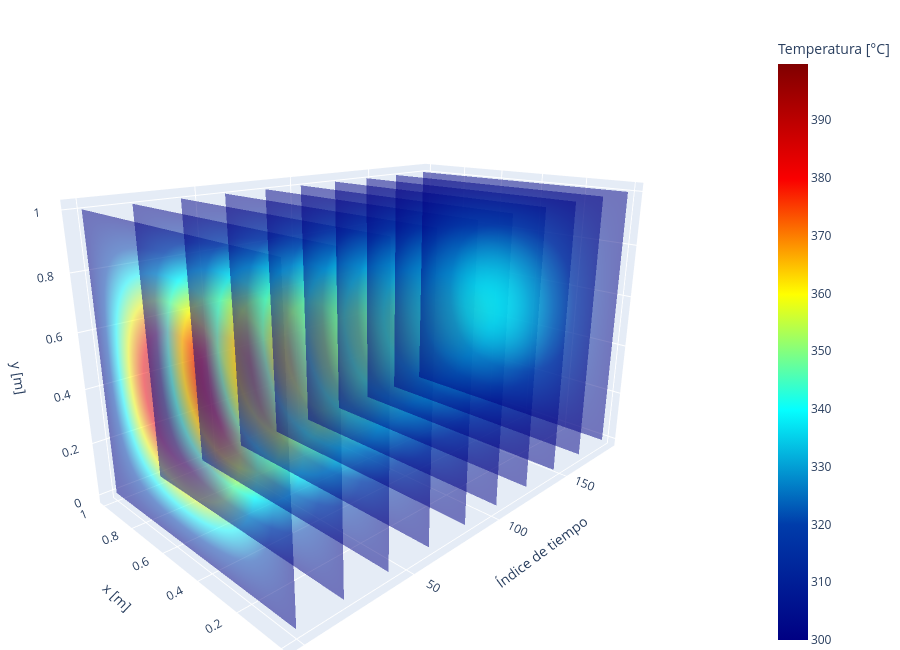

Write notebook code for a chart like this one.
### Code cell
fig = graficar_planos(
    Temperatura, Lx, Ly,
    n_planos=10,
    opacidad=0.5
)
fig.show()

### Figure 1 — Plotly figure (JSON) as saved in the notebook; plotly's stock layout.template omitted (floating-point values rounded to 4 significant figures; data arrays with more than 128 entries replaced by an {"elided": "..."} marker saying what was removed)
{"data": [{"cmax": 399.7, "cmin": 300, "colorbar": {"title": {"text": "Temperatura [°C]"}}, "colorscale": [[0, "rgb(0,0,131)"], [0.2, "rgb(0,60,170)"], [0.4, "rgb(5,255,255)"], [0.6, "rgb(255,255,0)"], [0.8, "rgb(250,0,0)"], [1, "rgb(128,0,0)"]], "hovertemplate": "Tiempo / índice = %{x:.3f}<br>x = %{y:.3f} m<br>y = %{z:.3f} m<br>T = %{surfacecolor:.2f} °C<extra>%{fullData.name}</extra>", "lighting": {"ambient": 1, "diffuse": 0, "specular": 0}, "name": "Temperatura[0]", "opacity": 0.5, "showscale": true, "surfacecolor": {"elided": "30x30 float values"}, "type": "surface", "x": {"elided": "30x30 float values"}, "y": {"elided": "30x30 float values"}, "z": {"elided": "30x30 float values"}}, {"cmax": 399.7, "cmin": 300, "colorbar": {"title": {"text": "Temperatura [°C]"}}, "colorscale": [[0, "rgb(0,0,131)"], [0.2, "rgb(0,60,170)"], [0.4, "rgb(5,255,255)"], [0.6, "rgb(255,255,0)"], [0.8, "rgb(250,0,0)"], [1, "rgb(128,0,0)"]], "hovertemplate": "Tiempo / índice = %{x:.3f}<br>x = %{y:.3f} m<br>y = %{z:.3f} m<br>T = %{surfacecolor:.2f} °C<extra>%{fullData.name}</extra>", "lighting": {"ambient": 1, "diffuse": 0, "specular": 0}, "name": "Temperatura[20]", "opacity": 0.5, "showscale": false, "surfacecolor": {"elided": "30x30 float values"}, "type": "surface", "x": {"elided": "30x30 float values"}, "y": {"elided": "30x30 float values"}, "z": {"elided": "30x30 float values"}}, {"cmax": 399.7, "cmin": 300, "colorbar": {"title": {"text": "Temperatura [°C]"}}, "colorscale": [[0, "rgb(0,0,131)"], [0.2, "rgb(0,60,170)"], [0.4, "rgb(5,255,255)"], [0.6, "rgb(255,255,0)"], [0.8, "rgb(250,0,0)"], [1, "rgb(128,0,0)"]], "hovertemplate": "Tiempo / índice = %{x:.3f}<br>x = %{y:.3f} m<br>y = %{z:.3f} m<br>T = %{surfacecolor:.2f} °C<extra>%{fullData.name}</extra>", "lighting": {"ambient": 1, "diffuse": 0, "specular": 0}, "name": "Temperatura[41]", "opacity": 0.5, "showscale": false, "surfacecolor": {"elided": "30x30 float values"}, "type": "surface", "x": {"elided": "30x30 float values"}, "y": {"elided": "30x30 float values"}, "z": {"elided": "30x30 float values"}}, {"cmax": 399.7, "cmin": 300, "colorbar": {"title": {"text": "Temperatura [°C]"}}, "colorscale": [[0, "rgb(0,0,131)"], [0.2, "rgb(0,60,170)"], [0.4, "rgb(5,255,255)"], [0.6, "rgb(255,255,0)"], [0.8, "rgb(250,0,0)"], [1, "rgb(128,0,0)"]], "hovertemplate": "Tiempo / índice = %{x:.3f}<br>x = %{y:.3f} m<br>y = %{z:.3f} m<br>T = %{surfacecolor:.2f} °C<extra>%{fullData.name}</extra>", "lighting": {"ambient": 1, "diffuse": 0, "specular": 0}, "name": "Temperatura[62]", "opacity": 0.5, "showscale": false, "surfacecolor": {"elided": "30x30 float values"}, "type": "surface", "x": {"elided": "30x30 float values"}, "y": {"elided": "30x30 float values"}, "z": {"elided": "30x30 float values"}}, {"cmax": 399.7, "cmin": 300, "colorbar": {"title": {"text": "Temperatura [°C]"}}, "colorscale": [[0, "rgb(0,0,131)"], [0.2, "rgb(0,60,170)"], [0.4, "rgb(5,255,255)"], [0.6, "rgb(255,255,0)"], [0.8, "rgb(250,0,0)"], [1, "rgb(128,0,0)"]], "hovertemplate": "Tiempo / índice = %{x:.3f}<br>x = %{y:.3f} m<br>y = %{z:.3f} m<br>T = %{surfacecolor:.2f} °C<extra>%{fullData.name}</extra>", "lighting": {"ambient": 1, "diffuse": 0, "specular": 0}, "name": "Temperatura[83]", "opacity": 0.5, "showscale": false, "surfacecolor": {"elided": "30x30 float values"}, "type": "surface", "x": {"elided": "30x30 float values"}, "y": {"elided": "30x30 float values"}, "z": {"elided": "30x30 float values"}}, {"cmax": 399.7, "cmin": 300, "colorbar": {"title": {"text": "Temperatura [°C]"}}, "colorscale": [[0, "rgb(0,0,131)"], [0.2, "rgb(0,60,170)"], [0.4, "rgb(5,255,255)"], [0.6, "rgb(255,255,0)"], [0.8, "rgb(250,0,0)"], [1, "rgb(128,0,0)"]], "hovertemplate": "Tiempo / índice = %{x:.3f}<br>x = %{y:.3f} m<br>y = %{z:.3f} m<br>T = %{surfacecolor:.2f} °C<extra>%{fullData.name}</extra>", "lighting": {"ambient": 1, "diffuse": 0, "specular": 0}, "name": "Temperatura[103]", "opacity": 0.5, "showscale": false, "surfacecolor": {"elided": "30x30 float values"}, "type": "surface", "x": {"elided": "30x30 float values"}, "y": {"elided": "30x30 float values"}, "z": {"elided": "30x30 float values"}}, {"cmax": 399.7, "cmin": 300, "colorbar": {"title": {"text": "Temperatura [°C]"}}, "colorscale": [[0, "rgb(0,0,131)"], [0.2, "rgb(0,60,170)"], [0.4, "rgb(5,255,255)"], [0.6, "rgb(255,255,0)"], [0.8, "rgb(250,0,0)"], [1, "rgb(128,0,0)"]], "hovertemplate": "Tiempo / índice = %{x:.3f}<br>x = %{y:.3f} m<br>y = %{z:.3f} m<br>T = %{surfacecolor:.2f} °C<extra>%{fullData.name}</extra>", "lighting": {"ambient": 1, "diffuse": 0, "specular": 0}, "name": "Temperatura[124]", "opacity": 0.5, "showscale": false, "surfacecolor": {"elided": "30x30 float values"}, "type": "surface", "x": {"elided": "30x30 float values"}, "y": {"elided": "30x30 float values"}, "z": {"elided": "30x30 float values"}}, {"cmax": 399.7, "cmin": 300, "colorbar": {"title": {"text": "Temperatura [°C]"}}, "colorscale": [[0, "rgb(0,0,131)"], [0.2, "rgb(0,60,170)"], [0.4, "rgb(5,255,255)"], [0.6, "rgb(255,255,0)"], [0.8, "rgb(250,0,0)"], [1, "rgb(128,0,0)"]], "hovertemplate": "Tiempo / índice = %{x:.3f}<br>x = %{y:.3f} m<br>y = %{z:.3f} m<br>T = %{surfacecolor:.2f} °C<extra>%{fullData.name}</extra>", "lighting": {"ambient": 1, "diffuse": 0, "specular": 0}, "name": "Temperatura[145]", "opacity": 0.5, "showscale": false, "surfacecolor": {"elided": "30x30 float values"}, "type": "surface", "x": {"elided": "30x30 float values"}, "y": {"elided": "30x30 float values"}, "z": {"elided": "30x30 float values"}}, {"cmax": 399.7, "cmin": 300, "colorbar": {"title": {"text": "Temperatura [°C]"}}, "colorscale": [[0, "rgb(0,0,131)"], [0.2, "rgb(0,60,170)"], [0.4, "rgb(5,255,255)"], [0.6, "rgb(255,255,0)"], [0.8, "rgb(250,0,0)"], [1, "rgb(128,0,0)"]], "hovertemplate": "Tiempo / índice = %{x:.3f}<br>x = %{y:.3f} m<br>y = %{z:.3f} m<br>T = %{surfacecolor:.2f} °C<extra>%{fullData.name}</extra>", "lighting": {"ambient": 1, "diffuse": 0, "specular": 0}, "name": "Temperatura[166]", "opacity": 0.5, "showscale": false, "surfacecolor": {"elided": "30x30 float values"}, "type": "surface", "x": {"elided": "30x30 float values"}, "y": {"elided": "30x30 float values"}, "z": {"elided": "30x30 float values"}}, {"cmax": 399.7, "cmin": 300, "colorbar": {"title": {"text": "Temperatura [°C]"}}, "colorscale": [[0, "rgb(0,0,131)"], [0.2, "rgb(0,60,170)"], [0.4, "rgb(5,255,255)"], [0.6, "rgb(255,255,0)"], [0.8, "rgb(250,0,0)"], [1, "rgb(128,0,0)"]], "hovertemplate": "Tiempo / índice = %{x:.3f}<br>x = %{y:.3f} m<br>y = %{z:.3f} m<br>T = %{surfacecolor:.2f} °C<extra>%{fullData.name}</extra>", "lighting": {"ambient": 1, "diffuse": 0, "specular": 0}, "name": "Temperatura[187]", "opacity": 0.5, "showscale": false, "surfacecolor": {"elided": "30x30 float values"}, "type": "surface", "x": {"elided": "30x30 float values"}, "y": {"elided": "30x30 float values"}, "z": {"elided": "30x30 float values"}}], "layout": {"height": 650, "margin": {"b": 0, "l": 0, "r": 0, "t": 30}, "scene": {"aspectmode": "manual", "aspectratio": {"x": 1.6, "y": 1, "z": 1}, "camera": {"eye": {"x": -1.7, "y": -1.7, "z": 0.8}}, "xaxis": {"title": {"text": "Índice de tiempo"}}, "yaxis": {"title": {"text": "x [m]"}}, "zaxis": {"title": {"text": "y [m]"}}}}}
